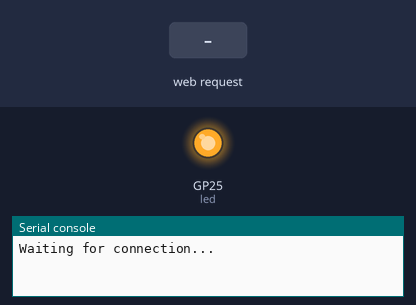
Bench run of a program on a simulated Raspberry Pi Pico running MicroPython. Parts: output pins drawn as LEDs (lit = HIGH), the last lines printed to the serial console. The inputs (shaded band) are chosen by the test bench. WiFi joins after 1.5 s; library files of the repository ran but are not shown: neopixel.py.

Above: at 0.1 s.
At 3.2 s:
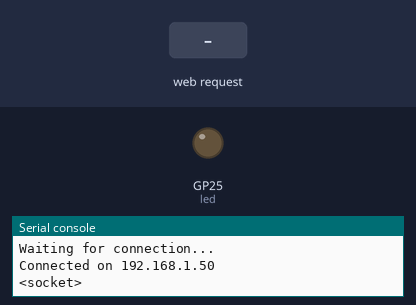
3.3 s: HTTP request GET / received
Timing chart, 0 to 6.3 s (numbered marks = the images above; inputs shaded):
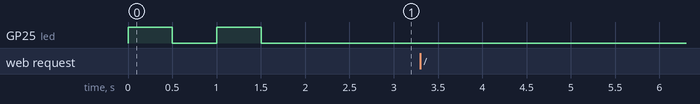

The program:

web_server.py
```python
import network
import socket
from time import sleep
import machine
from machine import Pin
import json

from neopixel import Neopixel

# Set the SSID and password of your WiFi network
ssid = 'SSID'
password = 'password'

led = Pin("LED", Pin.OUT)

numpix = 54
strip = Neopixel(numpix, 0, 28, "RGB")
strip.brightness(255)

weight_leds = {'fc1_weight_0': (5, 36),
               'fc1_weight_1': (4, 28),
               'fc1_weight_2': (3, 20),
               'fc1_weight_3': (9, 35),
               'fc1_weight_4': (10, 27),
               'fc1_weight_5': (11, 19),
               'fc1_weight_6': (15, 34),
               'fc1_weight_7': (16, 26),
               'fc1_weight_8': (17, 18),
               'fc2_weight_0': (41, 47),
               'fc2_weight_1': (40, 53),
               'fc2_weight_2': (33, 46),
               'fc2_weight_3': (32, 52),
               'fc2_weight_4': (25, 45),
               'fc2_weight_5': (24, 51)
               }

node_leds = {'node_0': 1,  # (0, 1, 2),
             'node_1': 7,  # (6, 7, 8),
             'node_2': 13,  # (12, 13, 14),
             'node_3': 38,  # (37, 38, 39),
             'node_4': 30,  # (29, 30, 31),
             'node_5': 22,  # (21, 22, 23),
             'node_6': 43,  # (42, 43, 44),
             'node_7': 49  # (48, 49, 50)
             }

input_layer_leds = [node_leds['node_0'], node_leds['node_1'], node_leds['node_2']]
hidden_layer_leds = [node_leds['node_3'], node_leds['node_4'], node_leds['node_5']]
output_layer_leds = [node_leds['node_6'], node_leds['node_7']]

delay = 0.08


def set_colour_of_scattered_leds(led_idx, colour):
    for idx in led_idx:
        strip[idx] = colour
    strip.show()


def update_led_strip(weight_colours):
    # Turn the leds of all nodes on
    set_colour_of_scattered_leds(input_layer_leds, (255, 255, 255))
    set_colour_of_scattered_leds(hidden_layer_leds, (255, 255, 255))
    set_colour_of_scattered_leds(output_layer_leds, (255, 255, 255))
    sleep(delay)

    set_colour_of_scattered_leds(input_layer_leds, (0, 0, 0))
    sleep(delay)
    set_colour_of_scattered_leds(hidden_layer_leds, (0, 0, 0))
    sleep(delay)
    set_colour_of_scattered_leds(output_layer_leds, (0, 0, 0))
    sleep(delay)
    set_colour_of_scattered_leds(output_layer_leds, (255, 255, 255))
    sleep(delay)
    set_colour_of_scattered_leds(hidden_layer_leds, (255, 255, 255))
    sleep(delay)
    set_colour_of_scattered_leds(input_layer_leds, (255, 255, 255))
    sleep(delay)

    for i in range(9):
        weight_str = 'fc1_weight_' + str(i)
        leds = weight_leds[weight_str]
        for led in leds:
            colour_str = weight_colours[weight_str]
            rgb_values = colour_str.split(',')
            colour = tuple(int(value) for value in rgb_values)
            strip.set_pixel(led, colour)

    for i in range(6):
        weight_str = 'fc2_weight_' + str(i)
        leds = weight_leds[weight_str]
        for led in leds:
            colour_str = weight_colours[weight_str]
            rgb_values = colour_str.split(',')
            colour = tuple(int(value) for value in rgb_values)
            strip.set_pixel(led, colour)

    strip.show()


def connect():
    # Connect to WLAN
    wlan = network.WLAN(network.STA_IF)
    wlan.active(True)
    wlan.connect(ssid, password)
    while wlan.isconnected() == False:
        led.on()
        print('Waiting for connection...')
        sleep(0.5)
        led.off()
        sleep(0.5)
    ip = wlan.ifconfig()[0]
    print(f'Connected on {ip}')
    return ip


def open_socket(ip):
    # Open a socket
    address = (ip, 80)
    connection = socket.socket()
    connection.bind(address)
    connection.listen(5)
    print(connection)
    return connection


def webpage():
    # Template HTML
    html = f"""
            <!DOCTYPE html>
            <html>
            <body>
            <p>ColourNet Webpage</p>
            </body>
            </html>
            """
    return str(html)


def serve(connection):
    # Start a web server
    led.off()
    while True:
        client = connection.accept()[0]
        request = client.recv(1024)
        request = str(request)

        try:
            request_type = request.split()[1]
            print(request_type)
        except IndexError:
            pass

        if request_type == '/json':
            data_json = request.split()[6]
            weights_colours = json.loads(data_json)
            update_led_strip(weights_colours)

        html = webpage()
        client.send(html)
        client.close()


try:
    ip = connect()
    connection = open_socket(ip)
    serve(connection)
except KeyboardInterrupt:
    machine.reset()
```
